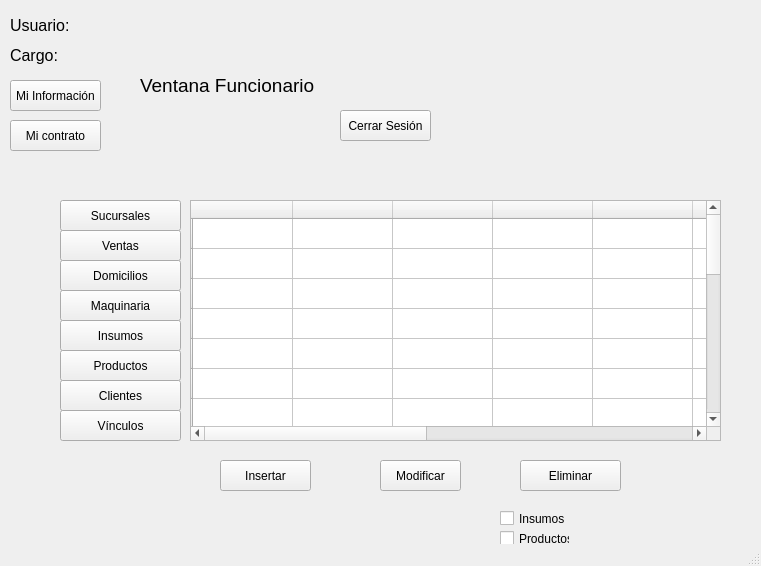
<?xml version="1.0" encoding="UTF-8"?>
<ui version="4.0">
 <class>MainWindow</class>
 <widget class="QMainWindow" name="MainWindow">
  <property name="geometry">
   <rect>
    <x>0</x>
    <y>0</y>
    <width>761</width>
    <height>566</height>
   </rect>
  </property>
  <property name="windowTitle">
   <string>MainWindow</string>
  </property>
  <widget class="QWidget" name="centralwidget">
   <widget class="QLabel" name="label">
    <property name="geometry">
     <rect>
      <x>140</x>
      <y>60</y>
      <width>181</width>
      <height>51</height>
     </rect>
    </property>
    <property name="font">
     <font>
      <pointsize>14</pointsize>
     </font>
    </property>
    <property name="text">
     <string>Ventana Funcionario</string>
    </property>
   </widget>
   <widget class="QLabel" name="usuario_label">
    <property name="geometry">
     <rect>
      <x>10</x>
      <y>10</y>
      <width>231</width>
      <height>31</height>
     </rect>
    </property>
    <property name="font">
     <font>
      <pointsize>12</pointsize>
     </font>
    </property>
    <property name="text">
     <string>Usuario: </string>
    </property>
   </widget>
   <widget class="QLabel" name="cargo_label">
    <property name="geometry">
     <rect>
      <x>10</x>
      <y>40</y>
      <width>231</width>
      <height>31</height>
     </rect>
    </property>
    <property name="font">
     <font>
      <pointsize>12</pointsize>
     </font>
    </property>
    <property name="text">
     <string>Cargo: </string>
    </property>
   </widget>
   <widget class="QPushButton" name="btn_logout">
    <property name="geometry">
     <rect>
      <x>340</x>
      <y>110</y>
      <width>91</width>
      <height>31</height>
     </rect>
    </property>
    <property name="text">
     <string>Cerrar Sesión</string>
    </property>
   </widget>
   <widget class="QPushButton" name="btn_mi_info">
    <property name="geometry">
     <rect>
      <x>10</x>
      <y>80</y>
      <width>91</width>
      <height>31</height>
     </rect>
    </property>
    <property name="text">
     <string>Mi Información</string>
    </property>
   </widget>
   <widget class="QLabel" name="password_label">
    <property name="geometry">
     <rect>
      <x>860</x>
      <y>230</y>
      <width>47</width>
      <height>13</height>
     </rect>
    </property>
    <property name="text">
     <string>TextLabel</string>
    </property>
   </widget>
   <widget class="QLabel" name="user_label">
    <property name="geometry">
     <rect>
      <x>860</x>
      <y>140</y>
      <width>47</width>
      <height>16</height>
     </rect>
    </property>
    <property name="text">
     <string>user_label</string>
    </property>
   </widget>
   <widget class="QLabel" name="apellido_label">
    <property name="geometry">
     <rect>
      <x>860</x>
      <y>170</y>
      <width>47</width>
      <height>13</height>
     </rect>
    </property>
    <property name="text">
     <string>TextLabel</string>
    </property>
   </widget>
   <widget class="QLabel" name="nombre_label">
    <property name="geometry">
     <rect>
      <x>860</x>
      <y>200</y>
      <width>47</width>
      <height>13</height>
     </rect>
    </property>
    <property name="text">
     <string>TextLabel</string>
    </property>
   </widget>
   <widget class="QPushButton" name="btn_mi_contrato">
    <property name="geometry">
     <rect>
      <x>10</x>
      <y>120</y>
      <width>91</width>
      <height>31</height>
     </rect>
    </property>
    <property name="text">
     <string>Mi contrato</string>
    </property>
   </widget>
   <widget class="QPushButton" name="btn_ventas">
    <property name="geometry">
     <rect>
      <x>60</x>
      <y>230</y>
      <width>121</width>
      <height>31</height>
     </rect>
    </property>
    <property name="text">
     <string>Ventas</string>
    </property>
   </widget>
   <widget class="QPushButton" name="btn_maquinaria">
    <property name="geometry">
     <rect>
      <x>60</x>
      <y>290</y>
      <width>121</width>
      <height>31</height>
     </rect>
    </property>
    <property name="text">
     <string>Maquinaria</string>
    </property>
   </widget>
   <widget class="QPushButton" name="btn_insumos">
    <property name="geometry">
     <rect>
      <x>60</x>
      <y>320</y>
      <width>121</width>
      <height>31</height>
     </rect>
    </property>
    <property name="text">
     <string>Insumos</string>
    </property>
   </widget>
   <widget class="QPushButton" name="btn_productos">
    <property name="geometry">
     <rect>
      <x>60</x>
      <y>350</y>
      <width>121</width>
      <height>31</height>
     </rect>
    </property>
    <property name="text">
     <string>Productos</string>
    </property>
   </widget>
   <widget class="QPushButton" name="btn_sucursales">
    <property name="geometry">
     <rect>
      <x>60</x>
      <y>200</y>
      <width>121</width>
      <height>31</height>
     </rect>
    </property>
    <property name="text">
     <string>Sucursales</string>
    </property>
   </widget>
   <widget class="QPushButton" name="btn_domicilios">
    <property name="geometry">
     <rect>
      <x>60</x>
      <y>260</y>
      <width>121</width>
      <height>31</height>
     </rect>
    </property>
    <property name="text">
     <string>Domicilios</string>
    </property>
   </widget>
   <widget class="QPushButton" name="btn_clientes">
    <property name="geometry">
     <rect>
      <x>60</x>
      <y>380</y>
      <width>121</width>
      <height>31</height>
     </rect>
    </property>
    <property name="text">
     <string>Clientes</string>
    </property>
   </widget>
   <widget class="QPushButton" name="btn_clientes_2">
    <property name="geometry">
     <rect>
      <x>60</x>
      <y>410</y>
      <width>121</width>
      <height>31</height>
     </rect>
    </property>
    <property name="text">
     <string>Vínculos</string>
    </property>
   </widget>
   <widget class="QTableWidget" name="tabla">
    <property name="geometry">
     <rect>
      <x>190</x>
      <y>200</y>
      <width>531</width>
      <height>241</height>
     </rect>
    </property>
    <row>
     <property name="text">
      <string/>
     </property>
    </row>
    <row>
     <property name="text">
      <string/>
     </property>
    </row>
    <row>
     <property name="text">
      <string/>
     </property>
    </row>
    <row>
     <property name="text">
      <string/>
     </property>
    </row>
    <row>
     <property name="text">
      <string/>
     </property>
    </row>
    <row>
     <property name="text">
      <string/>
     </property>
    </row>
    <row>
     <property name="text">
      <string/>
     </property>
    </row>
    <row>
     <property name="text">
      <string/>
     </property>
    </row>
    <row>
     <property name="text">
      <string/>
     </property>
    </row>
    <row>
     <property name="text">
      <string/>
     </property>
    </row>
    <row>
     <property name="text">
      <string/>
     </property>
    </row>
    <row>
     <property name="text">
      <string/>
     </property>
    </row>
    <row>
     <property name="text">
      <string/>
     </property>
    </row>
    <row>
     <property name="text">
      <string/>
     </property>
    </row>
    <row>
     <property name="text">
      <string/>
     </property>
    </row>
    <row>
     <property name="text">
      <string/>
     </property>
    </row>
    <row>
     <property name="text">
      <string/>
     </property>
    </row>
    <row>
     <property name="text">
      <string/>
     </property>
    </row>
    <row>
     <property name="text">
      <string/>
     </property>
    </row>
    <row>
     <property name="text">
      <string/>
     </property>
    </row>
    <column>
     <property name="text">
      <string/>
     </property>
    </column>
    <column>
     <property name="text">
      <string/>
     </property>
    </column>
    <column>
     <property name="text">
      <string/>
     </property>
    </column>
    <column>
     <property name="text">
      <string/>
     </property>
    </column>
    <column>
     <property name="text">
      <string/>
     </property>
    </column>
    <column>
     <property name="text">
      <string/>
     </property>
    </column>
    <column>
     <property name="text">
      <string/>
     </property>
    </column>
    <column>
     <property name="text">
      <string/>
     </property>
    </column>
    <column>
     <property name="text">
      <string/>
     </property>
    </column>
    <column>
     <property name="text">
      <string/>
     </property>
    </column>
    <column>
     <property name="text">
      <string/>
     </property>
    </column>
   </widget>
   <widget class="QCheckBox" name="productos_check">
    <property name="geometry">
     <rect>
      <x>500</x>
      <y>530</y>
      <width>70</width>
      <height>17</height>
     </rect>
    </property>
    <property name="text">
     <string>Productos</string>
    </property>
   </widget>
   <widget class="QPushButton" name="btn_eliminar">
    <property name="geometry">
     <rect>
      <x>520</x>
      <y>460</y>
      <width>101</width>
      <height>31</height>
     </rect>
    </property>
    <property name="text">
     <string>Eliminar</string>
    </property>
   </widget>
   <widget class="QPushButton" name="btn_insertar">
    <property name="geometry">
     <rect>
      <x>220</x>
      <y>460</y>
      <width>91</width>
      <height>31</height>
     </rect>
    </property>
    <property name="text">
     <string>Insertar</string>
    </property>
   </widget>
   <widget class="QCheckBox" name="insumos_check">
    <property name="geometry">
     <rect>
      <x>500</x>
      <y>510</y>
      <width>91</width>
      <height>17</height>
     </rect>
    </property>
    <property name="text">
     <string>Insumos</string>
    </property>
   </widget>
   <widget class="QPushButton" name="btn_modificar">
    <property name="geometry">
     <rect>
      <x>380</x>
      <y>460</y>
      <width>81</width>
      <height>31</height>
     </rect>
    </property>
    <property name="text">
     <string>Modificar</string>
    </property>
   </widget>
  </widget>
  <widget class="QStatusBar" name="statusbar"/>
 </widget>
 <resources/>
 <connections/>
</ui>
